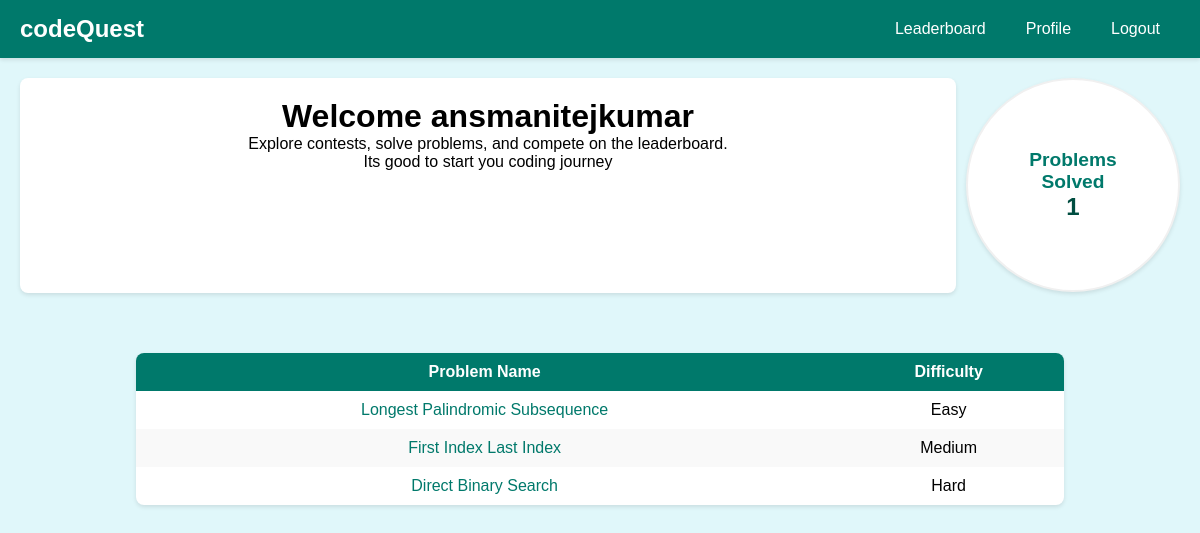
Screenshot of /home/ (signed in) with the database file from the repository.
### home/models.py (models this page shows)
class question_details(models.Model):
  DIFFICULTY_CHOICES = [
      ('Easy', 'Easy'),
      ('Medium', 'Medium'),
      ('Hard', 'Hard'),
  ]
  name = models.CharField(max_length=200)
  description = models.TextField()
  difficulty = models.CharField(max_length=10, choices=DIFFICULTY_CHOICES, default='Easy')
  sample_input = models.TextField()
  sample_output = models.TextField()
  constraints = models.TextField()

### home/views.py (the view)
# urls.py: path("",home_page,name="home-page")
@login_required
def home_page(request):
    user_questions, created = user_questions_solved.objects.get_or_create(solver=request.user)
    x=question_details.objects.all()
    context = {
        'nops': user_questions.no_of_questions,
        'data_from_another_model':x
    }
    return render(request, 'user_home_page.html', context)

### home/templates/user_home_page.html (shortened to what this page needs)
<!DOCTYPE html>
<html lang="en">
<head>
</head>
<body>
<div class="navbar">
    <div class="logo">codeQuest</div>
    <div class="nav-links">
        <a href="/leaderboard">Leaderboard</a>
        <a href="/profile">Profile</a>
        <a href="/logout">Logout</a>
    </div>
</div>
<div class="dashboard-and-welcome">
    <div class="welcome-message">
        <h1>Welcome {{user.username}}</h1>
        <p>Explore contests, solve problems, and compete on the leaderboard.</p>
        <p>Its good to start you coding journey</p>
    </div>
    <div class="dashboard">
        <h2>Problems Solved</h2>
        <p id="problems-count">{{nops}}</p>
    </div>
</div>
<div class="main-content">
    <table class="problem-table">
        <thead>
            <tr>
                <th>Problem Name</th>
                <th>Difficulty</th>
            </tr>
        </thead>
        <tbody>
            {% for item in data_from_another_model %}
                <tr>
                    <td><a href="{% url 'problem_page' item.name %}">{{ item.name }}</a></td>
                    <td>{{ item.difficulty }}</td>
                </tr>
            {% endfor %}
        </tbody>
    </table>
</div>
</body>
</html>

### home/templates/user_home_page.html (style rules this page uses)
body, h1, h2, h3, p, ul, li, a, table, th, td { margin: 0; padding: 0; list-style: none; text-decoration: none; color: inherit; border-spacing: 0; }
body { font-family: Arial, sans-serif; background-color: #e0f7fa; margin: 0; padding: 0; }
.navbar { background-color: #00796b; color: white; padding: 10px 20px; display: flex; justify-content: space-between; align-items: center; box-shadow: 0 2px 4px rgba(0,0,0,0.1); }
.navbar .logo { font-size: 1.5em; font-weight: bold; }
.navbar .nav-links { display: flex; }
.navbar .nav-links a { color: white; padding: 10px 20px; transition: background-color 0.3s ease; }
.dashboard-and-welcome { display: flex; justify-content: space-between; align-items: flex-start; margin: 20px; }
.welcome-message { background-color: #ffffff; padding: 20px; box-shadow: 0 2px 4px rgba(0,0,0,0.1); border-radius: 8px; text-align: center; flex: 1; margin-right: 10px; height:175px }
.dashboard { background-color: #ffffff; padding: 30px; box-shadow: 0 2px 4px rgba(0,0,0,0.1); border-radius: 50%; text-align: center; width: 150px; height: 150px; display: flex; flex-direction: column; justify-content: center; align-items: center; border: 2px solid #f0f0f0; }
.dashboard h2 { margin-top: 0; font-size: 1.2em; color: #00796b; }
.dashboard p { font-size: 24px; font-weight: bold; color: #004d40; }
.main-content { padding: 20px; text-align: center; }
.problem-table { width: 80%; margin: 20px auto 0; background-color: #ffffff; box-shadow: 0 2px 4px rgba(0,0,0,0.1); border-radius: 8px; overflow: hidden; }
.problem-table th, .problem-table td { padding: 10px; text-align: center; }
.problem-table th { background-color: #00796b; color: white; }
.problem-table tr:nth-child(even) { background-color: #f9f9f9; }
.problem-table a { color: #00796b; text-decoration: none; }

### rows the page displays
question_details: name "Longest Palindromic Subsequence", difficulty "Easy"
question_details: name "First Index Last Index", difficulty "Medium"
question_details: name "Direct Binary Search", difficulty "Hard"

### other values shown
{{ user.username }} "ansmanitejkumar"
{{ nops }} "1"
